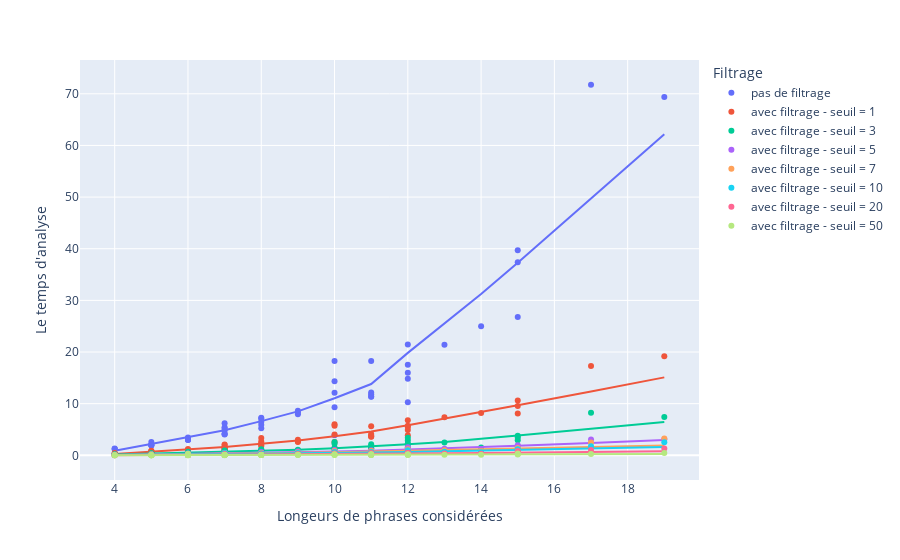

Write notebook code for a chart like this one.
### Code cell
# data = {   'Longeurs de phrases considérées' : all_lengths_filtered_sorted ,
#            "Le temps d'analyse" : all_times_filtered_sorted,
#            "Filtrage" : [[f"avec filtrage - seuil = {seuil_filtrage[i]}" if i else "pas de filtrage"]*len(all_lengths_filtered_sorted[i]) for i in range(len(seuil_filtrage))] ,
#         }
longs= sum([list(x) for x in all_lengths_filtered], [])
temps = sum([list(x) for x in  all_times_filtered], [])
label = [[f"avec filtrage - seuil = {seuil_filtrage[i]}" if i else "pas de filtrage"]*len(all_lengths_filtered[i]) for i in range(len(seuil_filtrage)) ]
data = {   'Longeurs de phrases considérées' : longs ,
           "Le temps d'analyse" : temps,
           "Filtrage" : sum(label,[]),
        }
df = pd.DataFrame(data)

fig = px.scatter(df, x='Longeurs de phrases considérées', y="Le temps d'analyse", color="Filtrage", trendline="lowess")
fig.show()

### Figure 1 — Plotly figure (JSON) as saved in the notebook; plotly's stock layout.template omitted (floating-point values rounded to 4 significant figures)
{"data": [{"hovertemplate": "Filtrage=pas de filtrage<br>Longeurs de phrases considérées=%{x}<br>Le temps d'analyse=%{y}<extra></extra>", "legendgroup": "pas de filtrage", "marker": {"color": "#636efa", "symbol": "circle"}, "mode": "markers", "name": "pas de filtrage", "orientation": "v", "showlegend": true, "type": "scatter", "x": [10, 10, 7, 11, 11, 12, 13, 11, 12, 11, 15, 8, 14, 12, 17, 15, 9, 5, 8, 7, 5, 6, 15, 5, 9, 8, 4, 6, 9, 7, 8, 5, 11, 12, 7, 8, 5, 10, 19, 6, 10, 7, 6, 4, 12, 4, 7, 7, 6, 10], "xaxis": "x", "y": [18.26, 12.1, 5.442, 11.37, 11.83, 10.28, 21.42, 18.28, 17.53, 11.36, 26.78, 7.119, 24.98, 14.83, 71.75, 37.36, 7.961, 2.069, 5.237, 4.168, 1.96, 2.995, 39.7, 1.915, 8.639, 6.485, 1.203, 2.949, 8.284, 4.798, 7.283, 2.568, 12.18, 15.97, 6.202, 5.905, 1.984, 14.36, 69.37, 3.289, 9.294, 5.184, 3.018, 1.226, 21.45, 1.335, 4.106, 4.022, 3.428, 3.892], "yaxis": "y"}, {"hovertemplate": "<b>LOWESS trendline</b><br><br>Filtrage=pas de filtrage<br>Longeurs de phrases considérées=%{x}<br>Le temps d'analyse=%{y} <b>(trend)</b><extra></extra>", "legendgroup": "pas de filtrage", "marker": {"color": "#636efa", "symbol": "circle"}, "mode": "lines", "name": "pas de filtrage", "showlegend": false, "type": "scatter", "x": [4, 4, 4, 5, 5, 5, 5, 5, 6, 6, 6, 6, 6, 7, 7, 7, 7, 7, 7, 7, 8, 8, 8, 8, 8, 9, 9, 9, 10, 10, 10, 10, 10, 11, 11, 11, 11, 11, 12, 12, 12, 12, 12, 13, 14, 15, 15, 15, 17, 19], "xaxis": "x", "y": [0.8775, 0.8775, 0.8775, 2.169, 2.169, 2.169, 2.169, 2.169, 3.488, 3.488, 3.488, 3.488, 3.488, 4.867, 4.867, 4.867, 4.867, 4.867, 4.867, 4.867, 6.615, 6.615, 6.615, 6.615, 6.615, 8.503, 8.503, 8.503, 11.04, 11.04, 11.04, 11.04, 11.04, 13.8, 13.8, 13.8, 13.8, 13.8, 19.83, 19.83, 19.83, 19.83, 19.83, 25.53, 31.25, 37.3, 37.3, 37.3, 49.64, 62.17], "yaxis": "y"}, {"hovertemplate": "Filtrage=avec filtrage - seuil = 1<br>Longeurs de phrases considérées=%{x}<br>Le temps d'analyse=%{y}<extra></extra>", "legendgroup": "avec filtrage - seuil = 1", "marker": {"color": "#EF553B", "symbol": "circle"}, "mode": "markers", "name": "avec filtrage - seuil = 1", "orientation": "v", "showlegend": true, "type": "scatter", "x": [10, 10, 7, 11, 11, 12, 13, 11, 12, 11, 15, 8, 14, 12, 17, 15, 9, 5, 8, 7, 5, 6, 15, 5, 9, 8, 4, 6, 9, 7, 8, 5, 11, 12, 7, 8, 5, 10, 19, 6, 10, 7, 6, 4, 12, 4, 7, 7, 6, 10], "xaxis": "x", "y": [6.015, 5.722, 1.983, 3.574, 4.144, 3.872, 7.369, 5.625, 5.733, 3.665, 8.072, 2.297, 8.19, 5.49, 17.27, 9.541, 2.579, 0.735, 1.795, 1.229, 0.6154, 1.04, 10.61, 0.8253, 2.682, 2.003, 0.3456, 0.9087, 3.022, 1.541, 3.342, 0.8802, 3.85, 4.887, 2.099, 2.674, 0.622, 4.012, 19.19, 0.982, 2.587, 1.423, 0.7928, 0.3179, 6.787, 0.4502, 1.164, 1.422, 1.22, 1.409], "yaxis": "y"}, {"hovertemplate": "<b>LOWESS trendline</b><br><br>Filtrage=avec filtrage - seuil = 1<br>Longeurs de phrases considérées=%{x}<br>Le temps d'analyse=%{y} <b>(trend)</b><extra></extra>", "legendgroup": "avec filtrage - seuil = 1", "marker": {"color": "#EF553B", "symbol": "circle"}, "mode": "lines", "name": "avec filtrage - seuil = 1", "showlegend": false, "type": "scatter", "x": [4, 4, 4, 5, 5, 5, 5, 5, 6, 6, 6, 6, 6, 7, 7, 7, 7, 7, 7, 7, 8, 8, 8, 8, 8, 9, 9, 9, 10, 10, 10, 10, 10, 11, 11, 11, 11, 11, 12, 12, 12, 12, 12, 13, 14, 15, 15, 15, 17, 19], "xaxis": "x", "y": [0.2613, 0.2613, 0.2613, 0.6998, 0.6998, 0.6998, 0.6998, 0.6998, 1.155, 1.155, 1.155, 1.155, 1.155, 1.634, 1.634, 1.634, 1.634, 1.634, 1.634, 1.634, 2.224, 2.224, 2.224, 2.224, 2.224, 2.863, 2.863, 2.863, 3.712, 3.712, 3.712, 3.712, 3.712, 4.604, 4.604, 4.604, 4.604, 4.604, 5.824, 5.824, 5.824, 5.824, 5.824, 7.088, 8.372, 9.683, 9.683, 9.683, 12.37, 15.09], "yaxis": "y"}, {"hovertemplate": "Filtrage=avec filtrage - seuil = 3<br>Longeurs de phrases considérées=%{x}<br>Le temps d'analyse=%{y}<extra></extra>", "legendgroup": "avec filtrage - seuil = 3", "marker": {"color": "#00cc96", "symbol": "circle"}, "mode": "markers", "name": "avec filtrage - seuil = 3", "orientation": "v", "showlegend": true, "type": "scatter", "x": [10, 10, 7, 11, 11, 12, 13, 11, 12, 11, 15, 8, 14, 12, 17, 15, 9, 5, 8, 7, 5, 6, 15, 5, 9, 8, 4, 6, 9, 7, 8, 5, 11, 12, 7, 8, 5, 10, 19, 6, 10, 7, 6, 4, 12, 4, 7, 7, 6, 10], "xaxis": "x", "y": [2.585, 2.216, 0.9007, 1.204, 1.714, 1.43, 2.481, 2.161, 2.261, 1.331, 2.893, 0.8772, 1.531, 2.867, 8.223, 3.781, 0.892, 0.3036, 0.6566, 0.411, 0.203, 0.3786, 3.457, 0.3736, 0.9492, 0.71, 0.181, 0.2776, 1.086, 0.754, 1.177, 0.3862, 1.416, 2.125, 0.9327, 1.045, 0.254, 1.149, 7.436, 0.673, 1.402, 0.6008, 0.2826, 0.144, 3.402, 0.216, 0.6347, 0.6079, 0.509, 0.551], "yaxis": "y"}, {"hovertemplate": "<b>LOWESS trendline</b><br><br>Filtrage=avec filtrage - seuil = 3<br>Longeurs de phrases considérées=%{x}<br>Le temps d'analyse=%{y} <b>(trend)</b><extra></extra>", "legendgroup": "avec filtrage - seuil = 3", "marker": {"color": "#00cc96", "symbol": "circle"}, "mode": "lines", "name": "avec filtrage - seuil = 3", "showlegend": false, "type": "scatter", "x": [4, 4, 4, 5, 5, 5, 5, 5, 6, 6, 6, 6, 6, 7, 7, 7, 7, 7, 7, 7, 8, 8, 8, 8, 8, 9, 9, 9, 10, 10, 10, 10, 10, 11, 11, 11, 11, 11, 12, 12, 12, 12, 12, 13, 14, 15, 15, 15, 17, 19], "xaxis": "x", "y": [0.1353, 0.1353, 0.1353, 0.3108, 0.3108, 0.3108, 0.3108, 0.3108, 0.4882, 0.4882, 0.4882, 0.4882, 0.4882, 0.6687, 0.6687, 0.6687, 0.6687, 0.6687, 0.6687, 0.6687, 0.8608, 0.8608, 0.8608, 0.8608, 0.8608, 1.077, 1.077, 1.077, 1.379, 1.379, 1.379, 1.379, 1.379, 1.689, 1.689, 1.689, 1.689, 1.689, 2.128, 2.128, 2.128, 2.128, 2.128, 2.592, 3.165, 3.844, 3.844, 3.844, 5.142, 6.44], "yaxis": "y"}, {"hovertemplate": "Filtrage=avec filtrage - seuil = 5<br>Longeurs de phrases considérées=%{x}<br>Le temps d'analyse=%{y}<extra></extra>", "legendgroup": "avec filtrage - seuil = 5", "marker": {"color": "#ab63fa", "symbol": "circle"}, "mode": "markers", "name": "avec filtrage - seuil = 5", "orientation": "v", "showlegend": true, "type": "scatter", "x": [10, 10, 7, 11, 11, 12, 13, 11, 12, 11, 15, 8, 14, 12, 17, 15, 9, 5, 8, 7, 5, 6, 15, 5, 9, 8, 4, 6, 9, 7, 8, 5, 11, 12, 7, 8, 5, 10, 19, 6, 10, 7, 6, 4, 12, 4, 7, 7, 6, 10], "xaxis": "x", "y": [1.038, 0.886, 0.4933, 0.731, 0.8102, 0.818, 1.255, 0.9929, 1.13, 0.767, 1.819, 0.51, 0.9377, 1.298, 3.076, 1.603, 0.6195, 0.1376, 0.321, 0.212, 0.124, 0.202, 1.949, 0.1855, 0.6055, 0.3861, 0.08397, 0.1834, 0.7467, 0.369, 0.6296, 0.1775, 0.8245, 1.035, 0.394, 0.4696, 0.111, 0.5344, 3.132, 0.284, 0.7431, 0.2626, 0.132, 0.09, 1.575, 0.1002, 0.2795, 0.369, 0.3652, 0.3874], "yaxis": "y"}, {"hovertemplate": "<b>LOWESS trendline</b><br><br>Filtrage=avec filtrage - seuil = 5<br>Longeurs de phrases considérées=%{x}<br>Le temps d'analyse=%{y} <b>(trend)</b><extra></extra>", "legendgroup": "avec filtrage - seuil = 5", "marker": {"color": "#ab63fa", "symbol": "circle"}, "mode": "lines", "name": "avec filtrage - seuil = 5", "showlegend": false, "type": "scatter", "x": [4, 4, 4, 5, 5, 5, 5, 5, 6, 6, 6, 6, 6, 7, 7, 7, 7, 7, 7, 7, 8, 8, 8, 8, 8, 9, 9, 9, 10, 10, 10, 10, 10, 11, 11, 11, 11, 11, 12, 12, 12, 12, 12, 13, 14, 15, 15, 15, 17, 19], "xaxis": "x", "y": [0.06229, 0.06229, 0.06229, 0.1555, 0.1555, 0.1555, 0.1555, 0.1555, 0.2513, 0.2513, 0.2513, 0.2513, 0.2513, 0.3532, 0.3532, 0.3532, 0.3532, 0.3532, 0.3532, 0.3532, 0.4849, 0.4849, 0.4849, 0.4849, 0.4849, 0.6134, 0.6134, 0.6134, 0.7536, 0.7536, 0.7536, 0.7536, 0.7536, 0.9011, 0.9011, 0.9011, 0.9011, 0.9011, 1.111, 1.111, 1.111, 1.111, 1.111, 1.33, 1.584, 1.865, 1.865, 1.865, 2.406, 2.948], "yaxis": "y"}, {"hovertemplate": "Filtrage=avec filtrage - seuil = 7<br>Longeurs de phrases considérées=%{x}<br>Le temps d'analyse=%{y}<extra></extra>", "legendgroup": "avec filtrage - seuil = 7", "marker": {"color": "#FFA15A", "symbol": "circle"}, "mode": "markers", "name": "avec filtrage - seuil = 7", "orientation": "v", "showlegend": true, "type": "scatter", "x": [10, 10, 7, 11, 11, 12, 13, 11, 12, 11, 15, 8, 14, 12, 17, 15, 9, 5, 8, 7, 5, 6, 15, 5, 9, 8, 4, 6, 9, 7, 8, 5, 11, 12, 7, 8, 5, 10, 19, 6, 10, 7, 6, 4, 12, 4, 7, 7, 6, 10], "xaxis": "x", "y": [0.8221, 0.7411, 0.428, 0.5454, 0.59, 0.5555, 0.9591, 0.811, 0.8046, 0.596, 1.193, 0.3909, 0.709, 0.9975, 2.463, 1.387, 0.5151, 0.128, 0.289, 0.163, 0.09203, 0.161, 1.348, 0.124, 0.3765, 0.307, 0.07202, 0.129, 0.5427, 0.3051, 0.375, 0.2045, 0.7836, 0.8648, 0.3438, 0.433, 0.128, 0.5461, 3.236, 0.2705, 0.574, 0.2436, 0.11, 0.056, 1.188, 0.09, 0.215, 0.229, 0.186, 0.357], "yaxis": "y"}, {"hovertemplate": "<b>LOWESS trendline</b><br><br>Filtrage=avec filtrage - seuil = 7<br>Longeurs de phrases considérées=%{x}<br>Le temps d'analyse=%{y} <b>(trend)</b><extra></extra>", "legendgroup": "avec filtrage - seuil = 7", "marker": {"color": "#FFA15A", "symbol": "circle"}, "mode": "lines", "name": "avec filtrage - seuil = 7", "showlegend": false, "type": "scatter", "x": [4, 4, 4, 5, 5, 5, 5, 5, 6, 6, 6, 6, 6, 7, 7, 7, 7, 7, 7, 7, 8, 8, 8, 8, 8, 9, 9, 9, 10, 10, 10, 10, 10, 11, 11, 11, 11, 11, 12, 12, 12, 12, 12, 13, 14, 15, 15, 15, 17, 19], "xaxis": "x", "y": [0.05835, 0.05835, 0.05835, 0.1281, 0.1281, 0.1281, 0.1281, 0.1281, 0.1999, 0.1999, 0.1999, 0.1999, 0.1999, 0.2745, 0.2745, 0.2745, 0.2745, 0.2745, 0.2745, 0.2745, 0.3742, 0.3742, 0.3742, 0.3742, 0.3742, 0.4803, 0.4803, 0.4803, 0.5963, 0.5963, 0.5963, 0.5963, 0.5963, 0.7159, 0.7159, 0.7159, 0.7159, 0.7159, 0.8588, 0.8588, 0.8588, 0.8588, 0.8588, 1.004, 1.148, 1.294, 1.294, 1.294, 1.589, 1.887], "yaxis": "y"}, {"hovertemplate": "Filtrage=avec filtrage - seuil = 10<br>Longeurs de phrases considérées=%{x}<br>Le temps d'analyse=%{y}<extra></extra>", "legendgroup": "avec filtrage - seuil = 10", "marker": {"color": "#19d3f3", "symbol": "circle"}, "mode": "markers", "name": "avec filtrage - seuil = 10", "orientation": "v", "showlegend": true, "type": "scatter", "x": [10, 10, 7, 11, 11, 12, 13, 11, 12, 11, 15, 8, 14, 12, 17, 15, 9, 5, 8, 7, 5, 6, 15, 5, 9, 8, 4, 6, 9, 7, 8, 5, 11, 12, 7, 8, 5, 10, 19, 6, 10, 7, 6, 4, 12, 4, 7, 7, 6, 10], "xaxis": "x", "y": [0.5912, 0.5741, 0.4362, 0.4648, 0.513, 0.4415, 0.709, 0.6185, 0.6017, 0.411, 1.007, 0.3388, 0.5224, 0.7173, 1.741, 1.175, 0.3625, 0.07998, 0.195, 0.142, 0.07901, 0.139, 1.101, 0.104, 0.2947, 0.231, 0.04799, 0.1035, 0.4445, 0.184, 0.2759, 0.113, 0.4411, 0.592, 0.231, 0.2906, 0.092, 0.3606, 2.536, 0.176, 0.468, 0.229, 0.084, 0.046, 0.9758, 0.079, 0.156, 0.168, 0.145, 0.2029], "yaxis": "y"}, {"hovertemplate": "<b>LOWESS trendline</b><br><br>Filtrage=avec filtrage - seuil = 10<br>Longeurs de phrases considérées=%{x}<br>Le temps d'analyse=%{y} <b>(trend)</b><extra></extra>", "legendgroup": "avec filtrage - seuil = 10", "marker": {"color": "#19d3f3", "symbol": "circle"}, "mode": "lines", "name": "avec filtrage - seuil = 10", "showlegend": false, "type": "scatter", "x": [4, 4, 4, 5, 5, 5, 5, 5, 6, 6, 6, 6, 6, 7, 7, 7, 7, 7, 7, 7, 8, 8, 8, 8, 8, 9, 9, 9, 10, 10, 10, 10, 10, 11, 11, 11, 11, 11, 12, 12, 12, 12, 12, 13, 14, 15, 15, 15, 17, 19], "xaxis": "x", "y": [0.04258, 0.04258, 0.04258, 0.09346, 0.09346, 0.09346, 0.09346, 0.09346, 0.1461, 0.1461, 0.1461, 0.1461, 0.1461, 0.2019, 0.2019, 0.2019, 0.2019, 0.2019, 0.2019, 0.2019, 0.2791, 0.2791, 0.2791, 0.2791, 0.2791, 0.3593, 0.3593, 0.3593, 0.4384, 0.4384, 0.4384, 0.4384, 0.4384, 0.5215, 0.5215, 0.5215, 0.5215, 0.5215, 0.6509, 0.6509, 0.6509, 0.6509, 0.6509, 0.784, 0.9152, 1.049, 1.049, 1.049, 1.327, 1.612], "yaxis": "y"}, {"hovertemplate": "Filtrage=avec filtrage - seuil = 20<br>Longeurs de phrases considérées=%{x}<br>Le temps d'analyse=%{y}<extra></extra>", "legendgroup": "avec filtrage - seuil = 20", "marker": {"color": "#FF6692", "symbol": "circle"}, "mode": "markers", "name": "avec filtrage - seuil = 20", "orientation": "v", "showlegend": true, "type": "scatter", "x": [10, 10, 7, 11, 11, 12, 13, 11, 12, 11, 15, 8, 14, 12, 17, 15, 9, 5, 8, 7, 5, 6, 15, 5, 9, 8, 4, 6, 9, 7, 8, 5, 11, 12, 7, 8, 5, 10, 19, 6, 10, 7, 6, 4, 12, 4, 7, 7, 6, 10], "xaxis": "x", "y": [0.359, 0.3239, 0.187, 0.17, 0.1763, 0.1828, 0.3415, 0.4522, 0.3212, 0.1405, 0.4289, 0.123, 0.2912, 0.282, 1.026, 0.5662, 0.183, 0.042, 0.09103, 0.05699, 0.041, 0.055, 0.8526, 0.05, 0.143, 0.116, 0.022, 0.06099, 0.226, 0.1005, 0.101, 0.066, 0.321, 0.4281, 0.137, 0.156, 0.056, 0.205, 1.299, 0.1611, 0.262, 0.1451, 0.055, 0.049, 0.498, 0.034, 0.085, 0.115, 0.112, 0.245], "yaxis": "y"}, {"hovertemplate": "<b>LOWESS trendline</b><br><br>Filtrage=avec filtrage - seuil = 20<br>Longeurs de phrases considérées=%{x}<br>Le temps d'analyse=%{y} <b>(trend)</b><extra></extra>", "legendgroup": "avec filtrage - seuil = 20", "marker": {"color": "#FF6692", "symbol": "circle"}, "mode": "lines", "name": "avec filtrage - seuil = 20", "showlegend": false, "type": "scatter", "x": [4, 4, 4, 5, 5, 5, 5, 5, 6, 6, 6, 6, 6, 7, 7, 7, 7, 7, 7, 7, 8, 8, 8, 8, 8, 9, 9, 9, 10, 10, 10, 10, 10, 11, 11, 11, 11, 11, 12, 12, 12, 12, 12, 13, 14, 15, 15, 15, 17, 19], "xaxis": "x", "y": [0.0311, 0.0311, 0.0311, 0.05712, 0.05712, 0.05712, 0.05712, 0.05712, 0.08273, 0.08273, 0.08273, 0.08273, 0.08273, 0.1088, 0.1088, 0.1088, 0.1088, 0.1088, 0.1088, 0.1088, 0.1461, 0.1461, 0.1461, 0.1461, 0.1461, 0.1885, 0.1885, 0.1885, 0.23, 0.23, 0.23, 0.23, 0.23, 0.2744, 0.2744, 0.2744, 0.2744, 0.2744, 0.3293, 0.3293, 0.3293, 0.3293, 0.3293, 0.3891, 0.4477, 0.5075, 0.5075, 0.5075, 0.6338, 0.765], "yaxis": "y"}, {"hovertemplate": "Filtrage=avec filtrage - seuil = 50<br>Longeurs de phrases considérées=%{x}<br>Le temps d'analyse=%{y}<extra></extra>", "legendgroup": "avec filtrage - seuil = 50", "marker": {"color": "#B6E880", "symbol": "circle"}, "mode": "markers", "name": "avec filtrage - seuil = 50", "orientation": "v", "showlegend": true, "type": "scatter", "x": [10, 10, 7, 11, 11, 12, 13, 11, 12, 11, 15, 8, 14, 12, 17, 15, 9, 5, 8, 7, 5, 6, 15, 5, 9, 8, 4, 6, 9, 7, 8, 5, 11, 12, 7, 8, 5, 10, 19, 6, 10, 7, 6, 4, 12, 4, 7, 7, 6, 10], "xaxis": "x", "y": [0.1807, 0.1697, 0.087, 0.07302, 0.2024, 0.1075, 0.107, 0.1884, 0.1309, 0.1221, 0.277, 0.04003, 0.1263, 0.094, 0.25, 0.164, 0.104, 0.01698, 0.03998, 0.027, 0.025, 0.03, 0.346, 0.01799, 0.084, 0.075, 0.012, 0.04298, 0.112, 0.04, 0.051, 0.033, 0.08403, 0.123, 0.07, 0.083, 0.034, 0.118, 0.4609, 0.309, 0.141, 0.05902, 0.023, 0.021, 0.214, 0.018, 0.041, 0.064, 0.054, 0.079], "yaxis": "y"}, {"hovertemplate": "<b>LOWESS trendline</b><br><br>Filtrage=avec filtrage - seuil = 50<br>Longeurs de phrases considérées=%{x}<br>Le temps d'analyse=%{y} <b>(trend)</b><extra></extra>", "legendgroup": "avec filtrage - seuil = 50", "marker": {"color": "#B6E880", "symbol": "circle"}, "mode": "lines", "name": "avec filtrage - seuil = 50", "showlegend": false, "type": "scatter", "x": [4, 4, 4, 5, 5, 5, 5, 5, 6, 6, 6, 6, 6, 7, 7, 7, 7, 7, 7, 7, 8, 8, 8, 8, 8, 9, 9, 9, 10, 10, 10, 10, 10, 11, 11, 11, 11, 11, 12, 12, 12, 12, 12, 13, 14, 15, 15, 15, 17, 19], "xaxis": "x", "y": [0.01434, 0.01434, 0.01434, 0.02693, 0.02693, 0.02693, 0.02693, 0.02693, 0.03961, 0.03961, 0.03961, 0.03961, 0.03961, 0.05284, 0.05284, 0.05284, 0.05284, 0.05284, 0.05284, 0.05284, 0.07231, 0.07231, 0.07231, 0.07231, 0.07231, 0.09187, 0.09187, 0.09187, 0.1027, 0.1027, 0.1027, 0.1027, 0.1027, 0.1142, 0.1142, 0.1142, 0.1142, 0.1142, 0.1235, 0.1235, 0.1235, 0.1235, 0.1235, 0.1417, 0.1621, 0.1813, 0.1813, 0.1813, 0.2203, 0.2626], "yaxis": "y"}], "layout": {"legend": {"title": {"text": "Filtrage"}, "tracegroupgap": 0}, "margin": {"t": 60}, "xaxis": {"anchor": "y", "domain": [0, 1], "title": {"text": "Longeurs de phrases considérées"}}, "yaxis": {"anchor": "x", "domain": [0, 1], "title": {"text": "Le temps d'analyse"}}}}
